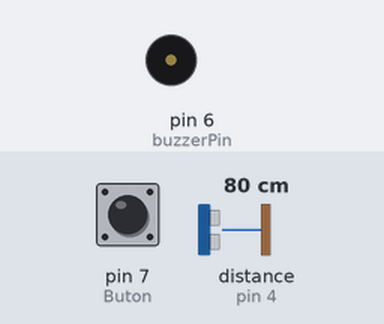
This sketch was run on a simulated Arduino Mega 2560, built with avr-gcc and run on an emulated ATmega2560. On the bench: buzzer (waves = sounding). Wiring (inferred from the names in the program): ultrasonic range finder: trigger pin 3; echo pin 4. The inputs (shaded band) are chosen by the test bench; at power-on: distance to the obstacle (sensor on pin 4) 80 cm, pin 7 (Buton) LOW. The echo pulse lasts 58.3 µs per cm.

Above: at 1.2 s.
1.3 s: distance to the obstacle (sensor on pin 4) set to 33 cm
2.8 s: distance to the obstacle (sensor on pin 4) set to 28 cm
At 5.7 s:
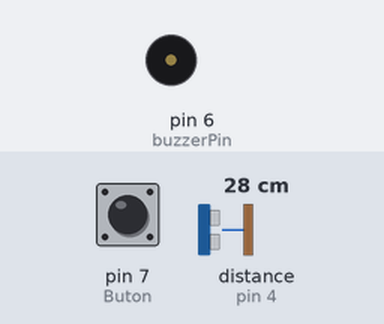
5.8 s: distance to the obstacle (sensor on pin 4) set to 35 cm
At 6.7 s:
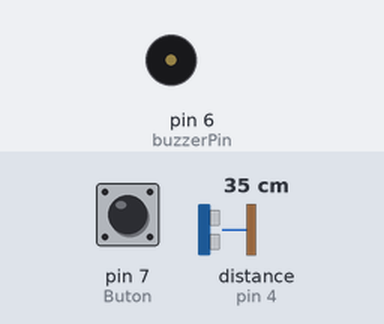
Timing chart, 0 to 8.8 s (numbered marks = the images above; inputs shaded):
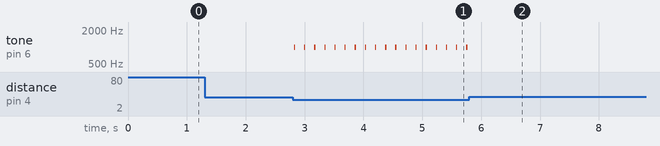

The sketch:

SmartCane.ino
```cpp
/*
PINOUT:
RC522 MODULE    Uno/Nano     MEGA
SDA             D10          D53
SCK             D13          D52
MOSI            D11          D51
MISO            D12          D50
IRQ             N/A          N/A
GND             GND          GND
RST             D9           D49
3.3V            3.3V         3.3V
*/
/* Include the standard Arduino SPI library */
#include <SPI.h>
/* Include the RFID library */
#include <RFID.h>

/* Define the DIO used for the SDA (SS) and RST (reset) pins. */
#define SDA_DIO 53
#define RESET_DIO 49

#define Buton 7
#define buzzerPin 6
/*int trigPin1 = 9;
int echoPin1 = 10;*/

int trigPin2 = 3;
int echoPin2 = 4;

/* Create an instance of the RFID library */
RFID RC522(SDA_DIO, RESET_DIO);

void setup()
{
 // Serial.begin(9600);
  Serial3.begin(9600);
  /* Enable the SPI interface */
  SPI.begin();
  /* Initialise the RFID reader */
  RC522.init();
   pinMode(Buton, INPUT);

//ultrasonik sensörler


 pinMode (trigPin2, OUTPUT);
  pinMode (echoPin2, INPUT);

 pinMode(buzzerPin, OUTPUT);
}


void beepSecond(){
   // play a tone on pin 10
  tone(buzzerPin, 1000, 100);
  delay(20);
  // turn off tone function for pin 10:
  noTone(buzzerPin);
}
//.............


void secondsensor(){ // This function is for second sensor.
    int duration2, distance2;
    digitalWrite (trigPin2, HIGH);
    delayMicroseconds (10);
    digitalWrite (trigPin2, LOW);
    duration2 = pulseIn (echoPin2, HIGH);
    distance2 = (duration2/2) / 29.1;
    if (distance2 <=30) {  // Change the number for long or short distances.
     beepSecond();
    }
 else {
      //-----
    }
}
void loop()
{
secondsensor();
delay(150);

if (digitalRead(Buton) == 1)
  { /* Has a card been detected? */
    if (RC522.isCard())
    {
    /* If so then get its serial number */
      RC522.readCardSerial();
      for(int i=0;i<5;i++)
      {

      Serial3.print(RC522.serNum[i],DEC);
      //Serial.print(RC522.serNum[i],DEC);

      }

    }
  delay(1000);
 }
}
```

Measured:
- the behaviour switches between 32 and 31 cm on distance to the obstacle (sensor on pin 4) (found by bisection; images 0 and 1)
- after the input at 1.3 s, every drawn part: stays the same
- after the input at 2.8 s, tone on pin 6 (buzzerPin): alternates 1000 Hz for 0.02 s and silent for 0.15 s, starting at once
- after the input at 5.8 s, tone on pin 6 (buzzerPin): stops changing and stays silent
